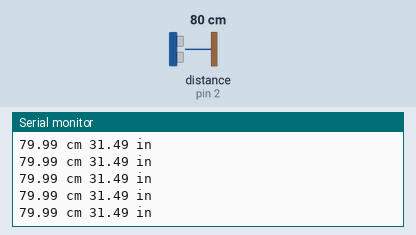
Recording of a sketch running on a simulated Arduino Uno, built with avr-gcc and run on an emulated ATmega328P. On the bench: the last lines printed to the serial monitor. The inputs (shaded band) are chosen by the test bench; at power-on: distance to the obstacle (sensor on pin 2) 80 cm. The echo pulse lasts 58.3 µs per cm.

Above: at 1.2 s.
1.3 s: distance to the obstacle (sensor on pin 2) set to 2 cm
At 2.3 s:
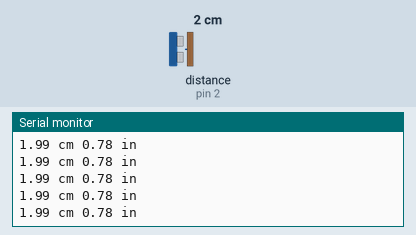
4.3 s: distance to the obstacle (sensor on pin 2) set to 35 cm
At 4.8 s:
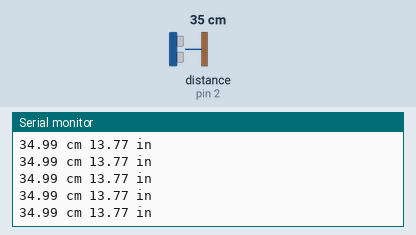
7.3 s: distance to the obstacle (sensor on pin 2) set to 4 cm
At 8.1 s:
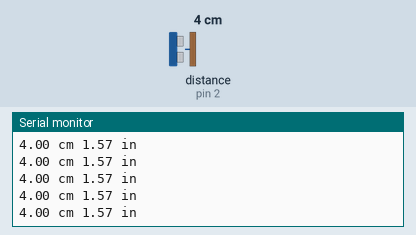
10.3 s: distance to the obstacle (sensor on pin 2) set to 60 cm
At 11.0 s:
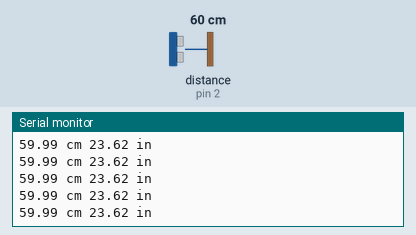
16.3 s: distance to the obstacle (sensor on pin 2) set to 9 cm
At 17.2 s:
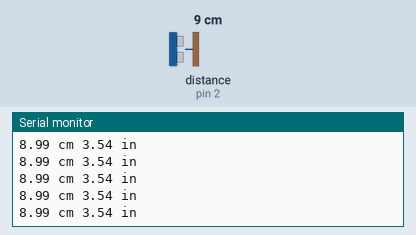
19.3 s: distance to the obstacle (sensor on pin 2) set to 18 cm
At 20.1 s:
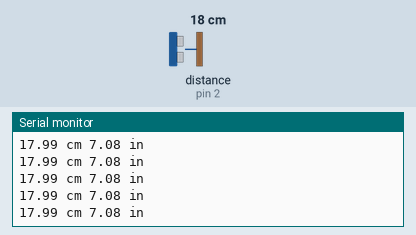
Timing chart, 0 to 22.3 s (numbered marks = the images above; inputs shaded):
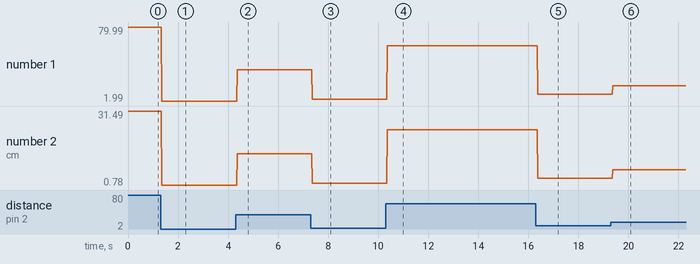

The sketch:

us_sensor.ino
```cpp
int trigPin = 1;
int echoPin = 2;

float distance_cm = 0.00;
float distance_in = 0.00;
float duration = 0.00;                                   //Variable Declaration of parameters to measure

void setup()
{
    pinMode(echoPin, INPUT);
    pinMode(trigPin, OUTPUT);      //Initialization of Pins on the arduino
    Serial.begin(9600);            //begin Serial communication for the monitor
                                   // 9600 is the baud rate which specifies the speed at which a signal changes states.
                                   // Specifies the speed of communication
}

void loop()
{
  digitalWrite(trigPin, LOW);
  delayMicroseconds(2);                    //Hold the trigger pin at low for 2 microseconds
  digitalWrite(trigPin, HIGH);
  delayMicroseconds(10);                   //Send out a pulse for 10 microseconds
  digitalWrite(trigPin, LOW);

  duration = pulseIn(echoPin, HIGH);       // Measure how long the echo pin is held HIGH.
                                           //Time is meaured from the instant the signal leaves to when it returns.

  distance_cm = MetresToCm(duration);     // Calls function that uses duration variable to find the distance.
  distance_in = MetresToIn(duration);     //Functions can also convert distnace in metres to centimetres or inches.

  Serial.print(distance_cm);              //Print distances in centimetres and inches repectively.
  Serial.print(" cm ");
  Serial.print(distance_in);
  Serial.print(" in ");
  Serial.println();

  delay(10);
}
/*****
 Below are the functions used to find the distnace given the time of travel of the
 ultrasonic sensor. The function MetresToCm outputs the distance in mtres, while the cuntion
 MetresToIn outputs the distance in inches.
*****/
float MetresToCm (float period_cm)
{
    float lengths_cm = 0.00;
    lengths_cm = period_cm* 0.0343/2;
    return lengths_cm;
}

float MetresToIn(float period_in)
{
  float lengths_in = 0.00;
  lengths_in = period_in*0.0343/(2*2.54);
  return lengths_in;
}
```

Measured:
- after the input at 1.3 s, the serial monitor: prints a new line after 0.06 s (image 1)
- after the input at 4.3 s, the serial monitor: prints a new line after 0.07 s (image 2)
- after the input at 7.3 s, the serial monitor: prints a new line after 0.07 s (image 3)
- after the input at 10.3 s, the serial monitor: prints a new line after 0.06 s (image 4)
- after the input at 16.3 s, the serial monitor: prints a new line after 0.07 s (image 5)
- after the input at 19.3 s, the serial monitor: prints a new line after 0.07 s (image 6)
- plotted number 1: 79.99 → 1.99 after the input at 1.3 s, 1.99 → 34.99 after the input at 4.3 s, 34.99 → 4 after the input at 7.3 s, 4 → 59.99 after the input at 10.3 s, 59.99 → 8.99 after the input at 16.3 s
- plotted number 2: 31.49 → 0.78 after the input at 1.3 s, 0.78 → 13.77 after the input at 4.3 s, 13.77 → 1.57 after the input at 7.3 s, 1.57 → 23.62 after the input at 10.3 s, 23.62 → 3.54 after the input at 16.3 s
